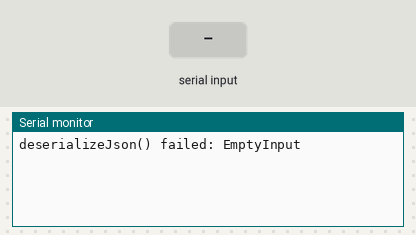
Bench run of a sketch on a simulated Arduino Mega 2560, built with avr-gcc and run on an emulated ATmega2560. Parts: the last lines printed to the serial monitor. The test bench sets the inputs (shaded band).

Above: at 2.0 s.
2.1 s: "90,45}" received over the second serial link
At 3.8 s:
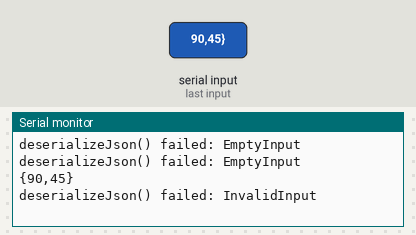
4.5 s: "5}" received over the second serial link
At 5.7 s:
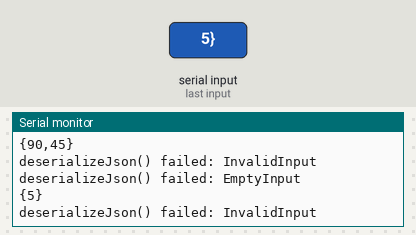

The sketch:

RS485_slave_v2.ino
```cpp
#include <SPI.h>
#include <Controllino.h> /* Usage of CONTROLLINO library allows you to use CONTROLLINO_xx aliases in your sketch. */
#include <ArduinoJson.h>

void setup() {
 /* Here we initialize USB serial at 9600 baudrate for reporting */
 Serial.begin(4800);
 /* Here we initialize RS485 serial at 9600 baudrate for communication */
 Serial3.begin(4800);

  /* Initialize CONTROLLINO RS485 direction control DE/RE pins and Serial3 */
  Controllino_RS485Init(4800);
  Controllino_RS485TxEnable();

}

int slaveid = 2;
int slave;
int b_rate = 4800;
bool read = false;
bool sent = false;

void write_rs(const char* payload){
  Serial3.begin(b_rate);
  Controllino_RS485TxEnable();
  Serial3.write(payload);
  Serial3.flush();
  sent = true;
}

String read_rs(){
  String payload, payload_;
  Controllino_RS485RxEnable();
  if(Serial3.available()>0){
    payload = Serial3.readStringUntil('}');
    int br1 = payload.indexOf('{');
    int br2 = payload.indexOf('}');
    slave = payload.charAt(br1+1) - 48;
    payload_ = "{" + payload.substring(br1+1,br2) + "}";
    //Serial.println(payload_);
    Serial3.flush();
    read = true;
  }
  //if(slave == slaveid) return payload_;
  //if(slave != slaveid) return "xxx";
  return(payload_);

}


void loop() {

/*
delay(1000);

String msg = "{" + read_rs() + "}";

Serial.println(msg);

delay(1000);

if(slave == slaveid) write_rs("{message received}");
*/

delay(1000);

StaticJsonDocument<200> doc;
String msg = read_rs();
int msg_len = msg.length() + 1;

char json[msg_len];

msg.toCharArray(json,msg_len);

Serial.println(json);

DeserializationError error = deserializeJson(doc, json);
if (error) {
    Serial.print(F("deserializeJson() failed: "));
    Serial.println(error.f_str());
    return;
  }

int id = doc["id"];
float sp = doc["sp"];

Serial.print(id);
Serial.print(", ");
Serial.println(sp);


}
```

Measured:
- after the input at 2.1 s, the serial monitor: prints a new line after 0.90 s (image 1)
- after the input at 4.5 s, the serial monitor: prints a new line after 0.50 s (image 2)
